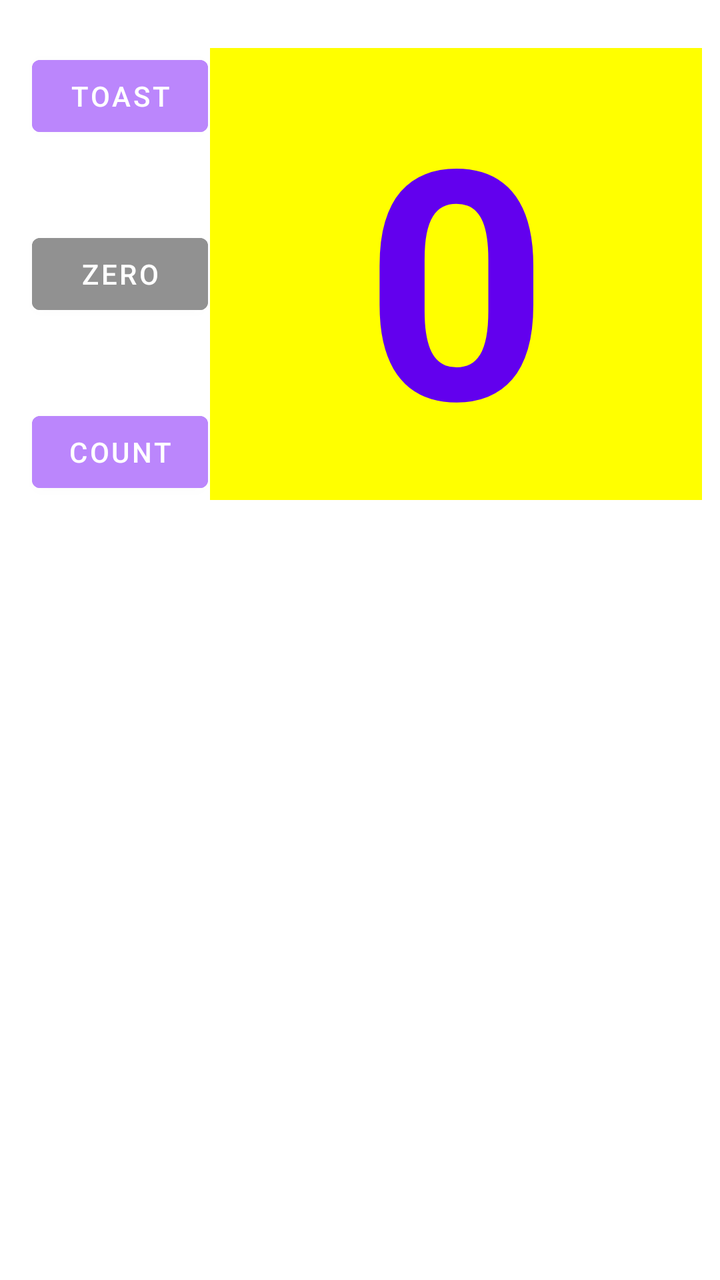
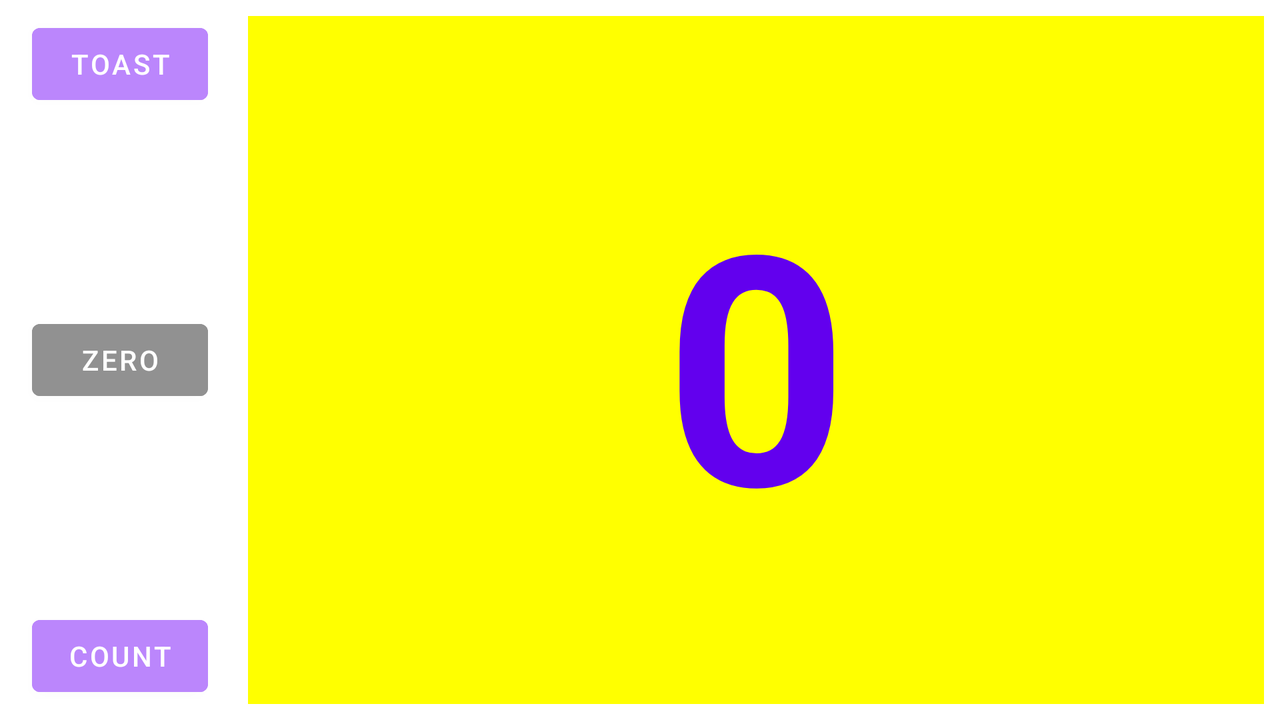

First picture: res/layout/ on a phone held upright. Second picture: the repository's own variant of that layout, on a device whose configuration matches the variant's folder. Source for both follows.
<!-- AndroidManifest.xml: application theme Theme.Aston_DZ_2 -->
<!-- res/layout/activity_third_task.xml -->
<?xml version="1.0" encoding="utf-8"?>
<androidx.constraintlayout.widget.ConstraintLayout xmlns:android="http://schemas.android.com/apk/res/android"
    xmlns:app="http://schemas.android.com/apk/res-auto"
    xmlns:tools="http://schemas.android.com/tools"
    android:layout_width="match_parent"
    android:layout_height="match_parent"
    android:gravity="center_vertical"
    android:orientation="vertical"
    android:padding="8dp"
    tools:context=".MainActivity">

    <Button
        android:id="@+id/button_toast"
        android:layout_width="wrap_content"
        android:layout_height="wrap_content"
        android:layout_alignParentStart="true"
        android:layout_alignParentTop="true"
        android:layout_marginStart="8dp"
        android:backgroundTint="@color/purple_200"
        android:text="@string/button_label_toast"
        android:textColor="@android:color/white"
        app:layout_constraintStart_toStartOf="parent"
        app:layout_constraintTop_toTopOf="@+id/show_count" />

    <TextView
        android:id="@+id/show_count"
        android:layout_width="246dp"
        android:layout_height="226dp"
        android:layout_marginTop="16dp"
        android:layout_toRightOf="@id/button_toast"
        android:background="#FFFF00"
        android:gravity="center"
        android:text="@string/count_initial_value"
        android:textColor="@color/purple_500"
        android:textSize="160sp"
        android:textStyle="bold"
        app:layout_constraintEnd_toEndOf="parent"
        app:layout_constraintStart_toEndOf="@+id/button_toast"
        app:layout_constraintTop_toTopOf="parent" />

    <Button
        android:id="@+id/button_zero"
        android:layout_width="wrap_content"
        android:layout_height="wrap_content"
        android:layout_below="@id/button_toast"
        android:backgroundTint="@color/grey"
        android:text="@string/zero"
        android:textColor="@android:color/white"
        app:layout_constraintBottom_toTopOf="@+id/button_count"
        app:layout_constraintStart_toStartOf="@+id/button_toast"
        app:layout_constraintTop_toBottomOf="@+id/button_toast" />

    <Button
        android:id="@+id/button_count"
        android:layout_width="wrap_content"
        android:layout_height="wrap_content"
        android:layout_below="@id/button_zero"

        android:backgroundTint="@color/purple_200"
        android:text="@string/button_label_count"
        android:textColor="@android:color/white"
        app:layout_constraintBottom_toBottomOf="@+id/show_count"
        app:layout_constraintStart_toStartOf="@+id/button_zero" />
</androidx.constraintlayout.widget.ConstraintLayout>
<!-- resources referenced by this layout -->
<resources>
  <color name="grey">#919191</color>
  <color name="purple_200">#FFBB86FC</color>
  <color name="purple_500">#FF6200EE</color>
  <string name="button_label_count">Count</string>
  <string name="button_label_toast">Toast</string>
  <string name="count_initial_value">0</string>
  <string name="zero">Zero</string>
  <style name="Theme.Aston_DZ_2" parent="Theme.MaterialComponents.DayNight.DarkActionBar">
          
          <item name="colorPrimary">@color/purple_500</item>
          <item name="colorPrimaryVariant">@color/purple_700</item>
          <item name="colorOnPrimary">@color/white</item>
          
          <item name="colorSecondary">@color/teal_200</item>
          <item name="colorSecondaryVariant">@color/teal_700</item>
          <item name="colorOnSecondary">@color/black</item>
          
          <item name="android:statusBarColor">?attr/colorPrimaryVariant</item>
          
      </style>
  <color name="purple_700">#FF3700B3</color>
  <color name="white">#FFFFFFFF</color>
  <color name="teal_200">#FF03DAC5</color>
  <color name="teal_700">#FF018786</color>
  <color name="black">#FF000000</color>
</resources>
<!-- res/layout-land/activity_third_task.xml (the repository's variant of the layout above) -->
<!-- drawn on the phone turned sideways -->
<?xml version="1.0" encoding="utf-8"?>
<androidx.constraintlayout.widget.ConstraintLayout xmlns:android="http://schemas.android.com/apk/res/android"
    xmlns:app="http://schemas.android.com/apk/res-auto"
    xmlns:tools="http://schemas.android.com/tools"
    android:layout_width="match_parent"
    android:layout_height="match_parent"
    android:gravity="center_vertical"
    android:orientation="vertical"
    android:padding="8dp"
    tools:context=".MainActivity">

    <Button
        android:id="@+id/button_toast"
        android:layout_width="wrap_content"
        android:layout_height="wrap_content"
        android:layout_alignParentStart="true"
        android:layout_alignParentTop="true"
        android:layout_marginStart="8dp"
        android:backgroundTint="@color/purple_200"
        android:text="@string/button_label_toast"
        android:textColor="@android:color/white"
        app:layout_constraintStart_toStartOf="parent"
        app:layout_constraintTop_toTopOf="@+id/show_count" />

    <TextView
        android:id="@+id/show_count"
        android:layout_width="0dp"
        android:layout_height="0dp"
        android:layout_marginStart="20dp"
        android:background="#FFFF00"
        android:gravity="center"
        android:text="@string/count_initial_value"
        android:textColor="@color/purple_500"
        android:textSize="160sp"
        android:textStyle="bold"
        app:layout_constraintBottom_toBottomOf="parent"
        app:layout_constraintEnd_toEndOf="parent"
        app:layout_constraintStart_toEndOf="@+id/button_count"
        app:layout_constraintTop_toTopOf="parent" />

    <Button
        android:id="@+id/button_zero"
        android:layout_width="wrap_content"
        android:layout_height="wrap_content"
        android:layout_below="@id/button_toast"
        android:backgroundTint="@color/grey"
        android:text="@string/zero"
        android:textColor="@android:color/white"
        app:layout_constraintBottom_toTopOf="@+id/button_count"
        app:layout_constraintStart_toStartOf="@+id/button_toast"
        app:layout_constraintTop_toBottomOf="@+id/button_toast" />

    <Button
        android:id="@+id/button_count"
        android:layout_width="wrap_content"
        android:layout_height="wrap_content"
        android:layout_below="@id/button_zero"
        android:backgroundTint="@color/purple_200"
        android:text="@string/button_label_count"
        android:textColor="@android:color/white"
        app:layout_constraintBottom_toBottomOf="@+id/show_count"
        app:layout_constraintStart_toStartOf="@+id/button_zero" />
</androidx.constraintlayout.widget.ConstraintLayout>
